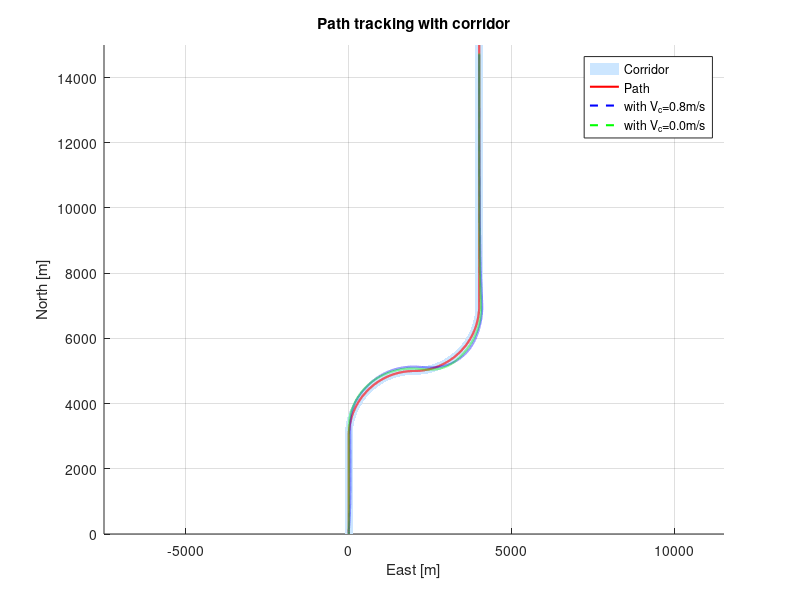
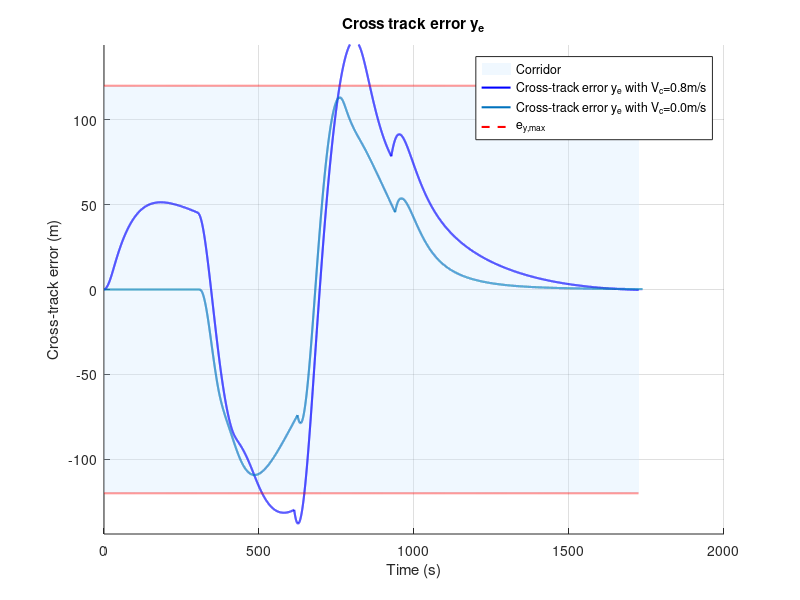
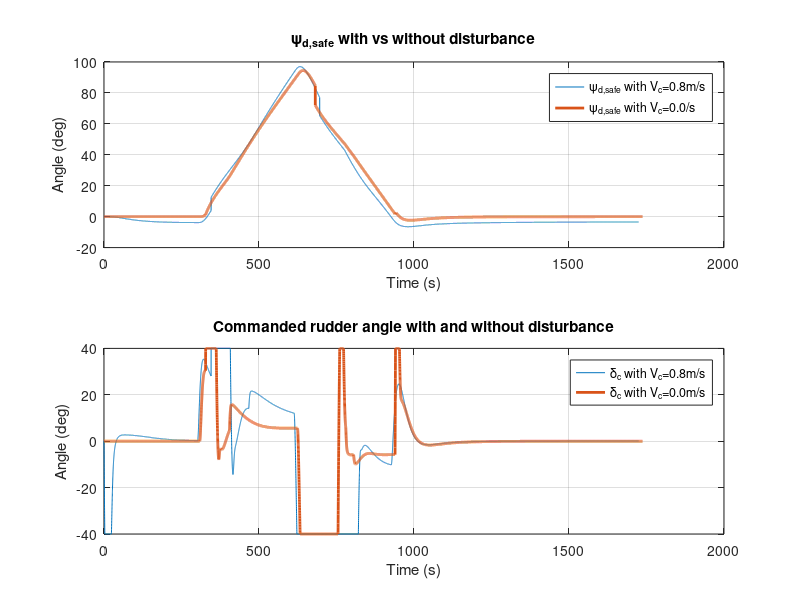

Write MATLAB code to recreate these figures, in order.
clc; clear; close all;

with = load('simdata_CBF_consecutive_w_d.mat');   % loads simdata and t
without = load('simdata_CBF_consecutive_wo_d.mat');   % loads simdata and t

t_without = without.t;
t_with    = with.t;

% --- without ---
u_without           = without.simdata(:,1);                 % m/s
v_without           = without.simdata(:,2);                 % m/s
r_without           = without.simdata(:,3);                 % rad/s
r_deg_without       = (180/pi) * r_without;                 % deg/s
x_without           = without.simdata(:,4);                 % m
y_without           = without.simdata(:,5);                 % m
psi_without         = without.simdata(:,6);                 % rad
psi_deg_without     = (180/pi) * psi_without;               % deg
delta_deg_without   = (180/pi) * without.simdata(:,7);       % deg
n_without           = without.simdata(:,8);                  % rpm
n_c_without         = without.simdata(:,10);                 % rpm
delta_c_deg_without = (180/pi) * without.simdata(:,9);        % deg
u_d_without         = without.simdata(:,11);                 % m/s
psi_d_without       = without.simdata(:,12);                 % rad
psi_d_deg_without   = (180/pi) * psi_d_without;              % deg
r_d_without         = without.simdata(:,13);                 % rad/s
r_d_deg_without     = (180/pi) * r_d_without;                % deg/s
beta_without        = without.simdata(:,14);                 % rad
beta_deg_without    = (180/pi) * beta_without;               % deg
beta_c_without      = without.simdata(:,15);                 % rad
beta_c_deg_without  = (180/pi) * beta_c_without;             % deg
x_p_without         = without.simdata(:,16);                 % m
y_p_without         = without.simdata(:,17);                 % m
delta_without       = without.simdata(:,18);                 % m
psi_ref_without     = without.simdata(:,19);                 % rad
psi_ref_deg_without = (180/pi) * psi_ref_without;            % deg
e_y_max_without     = without.simdata(:,20);                 % m
dx_p_without        = without.simdata(:,21);
dy_p_without        = without.simdata(:,22);
e_y_without         = without.simdata(:,23);                 % m
psi_d_safe_without      = without.simdata(:,24);             % rad
psi_d_safe_deg_without  = (180/pi) * psi_d_safe_without;     % deg
cbf_val_without         = without.simdata(:,25);

% --- with ---
u_with           = with.simdata(:,1);                 % m/s
v_with           = with.simdata(:,2);                 % m/s
r_with           = with.simdata(:,3);                 % rad/s
r_deg_with       = (180/pi) * r_with;                 % deg/s
x_with           = with.simdata(:,4);                 % m
y_with           = with.simdata(:,5);                 % m
psi_with         = with.simdata(:,6);                 % rad
psi_deg_with     = (180/pi) * psi_with;               % deg
delta_deg_with   = (180/pi) * with.simdata(:,7);       % deg
n_with           = with.simdata(:,8);                  % rpm
n_c_with         = with.simdata(:,10);                 % rpm
delta_c_deg_with = (180/pi) * with.simdata(:,9);        % deg
u_d_with         = with.simdata(:,11);                 % m/s
psi_d_with       = with.simdata(:,12);                 % rad
psi_d_deg_with   = (180/pi) * psi_d_with;              % deg
r_d_with         = with.simdata(:,13);                 % rad/s
r_d_deg_with     = (180/pi) * r_d_with;                % deg/s
beta_with        = with.simdata(:,14);                 % rad
beta_deg_with    = (180/pi) * beta_with;               % deg
beta_c_with      = with.simdata(:,15);                 % rad
beta_c_deg_with  = (180/pi) * beta_c_with;             % deg
x_p_with         = with.simdata(:,16);                 % m
y_p_with         = with.simdata(:,17);                 % m
delta_with       = with.simdata(:,18);                 % m
psi_ref_with     = with.simdata(:,19);                 % rad
psi_ref_deg_with = (180/pi) * psi_ref_with;            % deg
e_y_max_with     = with.simdata(:,20);                 % m
dx_p_with        = with.simdata(:,21);
dy_p_with        = with.simdata(:,22);
e_y_with         = with.simdata(:,23);                 % m
psi_d_safe_with      = with.simdata(:,24);             % rad
psi_d_safe_deg_with  = (180/pi) * psi_d_safe_with;     % deg
cbf_val_with         = with.simdata(:,25);

% corridor boundaries
x_right = x_p_with - e_y_max_with .* dy_p_with;
y_right = y_p_with + e_y_max_with .* dx_p_with;
x_left = x_p_with + e_y_max_with .* dy_p_with;
y_left = y_p_with - e_y_max_with .* dx_p_with;

figure(1); hold on; axis equal; grid on;
fill([y_left; flipud(y_right)], [x_left; flipud(x_right)], ...
    [0.8 0.9 1.0], 'EdgeColor','none', 'DisplayName','Corridor');
plot(y_p_with, x_p_with, 'r-', 'LineWidth',1.5, 'DisplayName','Path')
plot(y_with, x_with, 'b--', 'LineWidth',1.5, 'DisplayName','with V_c=0.8m/s')
plot(y_without, x_without, 'g--', 'LineWidth',1.5, 'DisplayName','with V_c=0.0m/s')
xlabel('East [m]'); ylabel('North [m]');    % Remember x,y is opposide because of NED
title('Path tracking with corridor');
legend;

figure(2); hold on; grid on;
fill([t_with'; flipud(t_with')], [e_y_max_with; flipud(-e_y_max_with)], [0.8 0.9 1.0], ...
    'EdgeColor', 'none', 'FaceAlpha', 0.3, 'DisplayName', 'Corridor');
xlabel('Time (s)'); ylabel('Cross-track error (m)');
plot(t_with, e_y_with, 'b', 'LineWidth', 1.5, 'DisplayName', 'Cross-track error y_e with V_c=0.8m/s');
plot(t_without, e_y_without, '-', 'LineWidth', 1.5, 'DisplayName', 'Cross-track error y_e with V_c=0.0m/s');
plot(t_with, e_y_max_with, 'r--', 'LineWidth', 1.5, 'DisplayName', 'e_{y,max}');
plot(t_with, -e_y_max_with, 'r--', 'LineWidth', 1.5, 'HandleVisibility', 'off');
title('Cross track error y_e');
legend; ylim([-1.2*max(e_y_max_with), 1.2*max(e_y_max_with)]);

figure(3);
subplot(211)
plot(t_with, psi_d_safe_deg_with,'-', t_without, psi_d_safe_deg_without,'-', 'linewidth', 2);
title('\psi_{d,safe} with vs without disturbance'); xlabel('Time (s)'); ylabel('Angle (deg)');
legend('\psi_{d,safe} with V_c=0.8m/s', '\psi_{d,safe} with V_c=0.0/s')
grid on;
subplot(212)
plot(t_with,delta_c_deg_with, t_without,delta_c_deg_without, '-','linewidth',2);
title('Commanded rudder angle with and without disturbance'); xlabel('Time (s)'); ylabel('Angle (deg)');
legend('\delta_c with V_c=0.8m/s','\delta_c with V_c=0.0m/s')
grid on;
